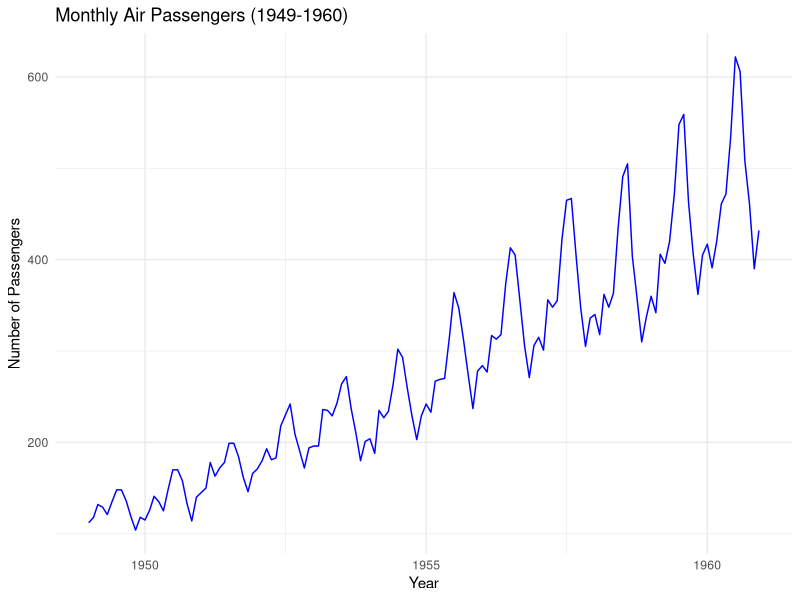
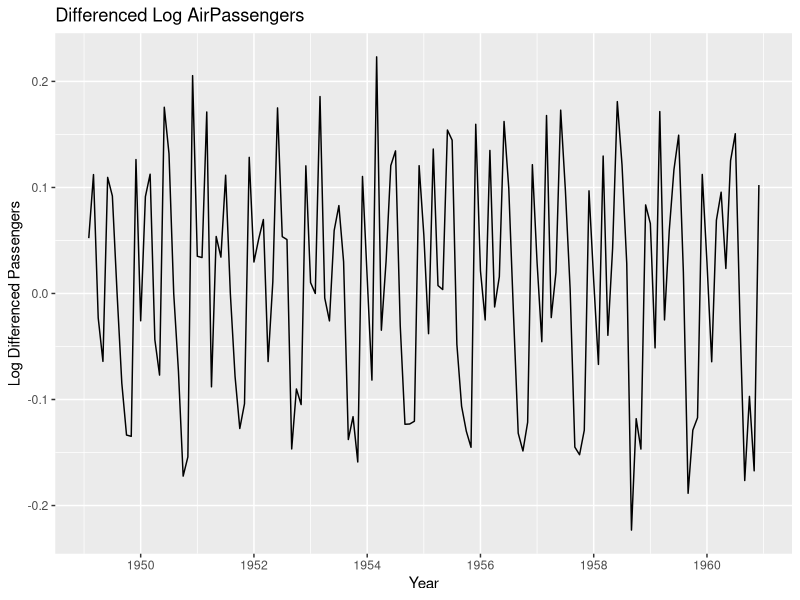
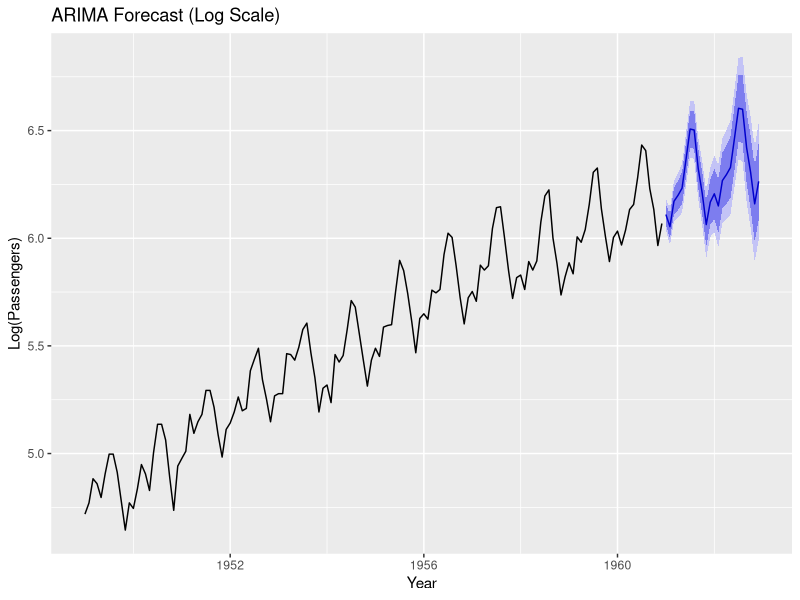
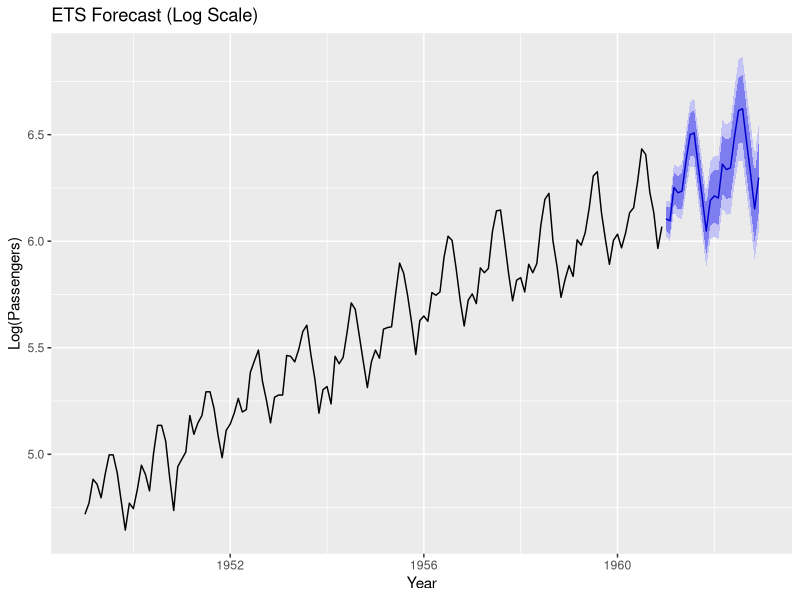
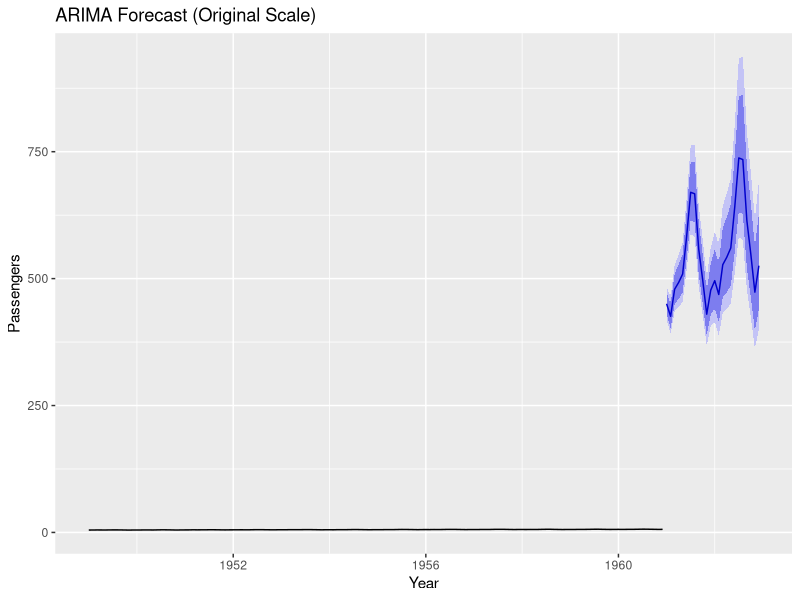
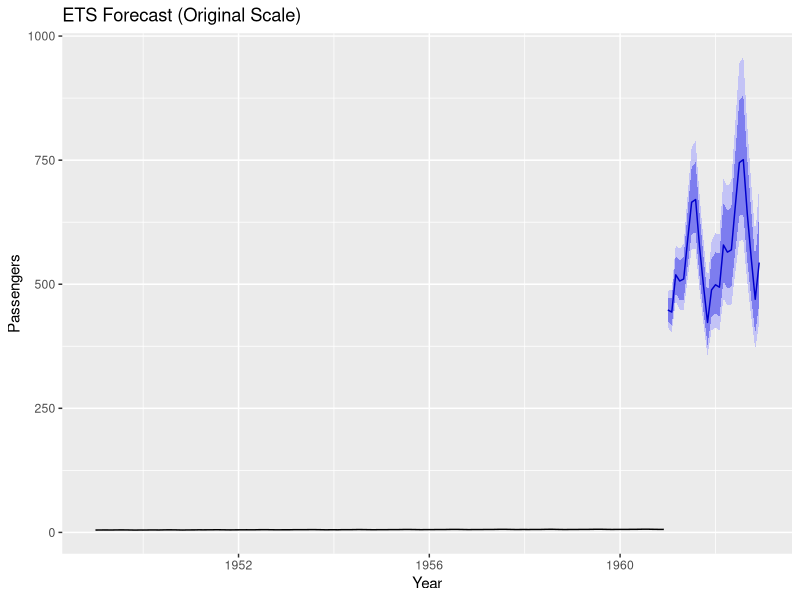

Reproduce these figures in R, in order.
# Time Series Forecasting with ARIMA and ETS - AirPassengers Dataset

# Load required libraries
library(ggplot2)
library(forecast)
library(tseries)
library(Metrics)
library(zoo)  # For proper date handling

# Step 1: Load and visualize data
data("AirPassengers")
ap <- AirPassengers

# Convert to data frame for plotting
df <- data.frame(
  Date = as.Date(as.yearmon(time(ap))),
  Passengers = as.numeric(ap)
)

# Plot the time series
ggplot(df, aes(x = Date, y = Passengers)) +
  geom_line(color = "blue") +
  labs(title = "Monthly Air Passengers (1949-1960)",
       x = "Year", y = "Number of Passengers") +
  theme_minimal()

# Step 2: Confirm time series object
print(class(ap))         # "ts"
print(start(ap))         # 1949
print(end(ap))           # 1960
print(frequency(ap))     # 12 (monthly)

# Step 3: Check stationarity and transform if needed
cat("\nADF Test on Original Data:\n")
print(adf.test(ap))  # Likely non-stationary

# Log transformation and differencing
log_ap <- log(ap)
diff_log_ap <- diff(log_ap)

cat("\nADF Test on Differenced Log Data:\n")
print(adf.test(diff_log_ap))  # Should be stationary

# Plot transformed series
autoplot(diff_log_ap) +
  ggtitle("Differenced Log AirPassengers") +
  xlab("Year") + ylab("Log Differenced Passengers")

# Step 4: Fit ARIMA and ETS models
fit_arima <- auto.arima(log_ap)
fit_ets <- ets(log_ap)

cat("\nARIMA Model Summary:\n")
print(summary(fit_arima))

cat("\nETS Model Summary:\n")
print(summary(fit_ets))

# Step 5: Forecast next 24 months
forecast_arima <- forecast(fit_arima, h = 24)
forecast_ets <- forecast(fit_ets, h = 24)

# Plot forecasts in log scale
autoplot(forecast_arima) +
  ggtitle("ARIMA Forecast (Log Scale)") +
  xlab("Year") + ylab("Log(Passengers)")

autoplot(forecast_ets) +
  ggtitle("ETS Forecast (Log Scale)") +
  xlab("Year") + ylab("Log(Passengers)")

# Convert forecasts back to original scale (apply exp() only to components)
exp_forecast_arima <- forecast_arima
exp_forecast_arima$mean <- exp(forecast_arima$mean)
exp_forecast_arima$lower <- exp(forecast_arima$lower)
exp_forecast_arima$upper <- exp(forecast_arima$upper)

exp_forecast_ets <- forecast_ets
exp_forecast_ets$mean <- exp(forecast_ets$mean)
exp_forecast_ets$lower <- exp(forecast_ets$lower)
exp_forecast_ets$upper <- exp(forecast_ets$upper)

# Plot forecasts on original scale
autoplot(exp_forecast_arima) +
  ggtitle("ARIMA Forecast (Original Scale)") +
  xlab("Year") + ylab("Passengers")

autoplot(exp_forecast_ets) +
  ggtitle("ETS Forecast (Original Scale)") +
  xlab("Year") + ylab("Passengers")

# Step 6: Model evaluation
train <- window(log_ap, end = c(1958, 12))
test <- window(log_ap, start = c(1959, 1))

# Fit models on training data
fit_arima_train <- auto.arima(train)
fit_ets_train <- ets(train)

# Forecast for test period
fc_arima <- forecast(fit_arima_train, h = length(test))
fc_ets <- forecast(fit_ets_train, h = length(test))

# Evaluate using MAE and RMSE
mae_arima <- mae(test, fc_arima$mean)
rmse_arima <- rmse(test, fc_arima$mean)

mae_ets <- mae(test, fc_ets$mean)
rmse_ets <- rmse(test, fc_ets$mean)

# Print performance
cat("\nModel Performance on Test Data:\n")
cat("ARIMA - MAE:", round(mae_arima, 4), "RMSE:", round(rmse_arima, 4), "\n")
cat("ETS   - MAE:", round(mae_ets, 4), "RMSE:", round(rmse_ets, 4), "\n")
